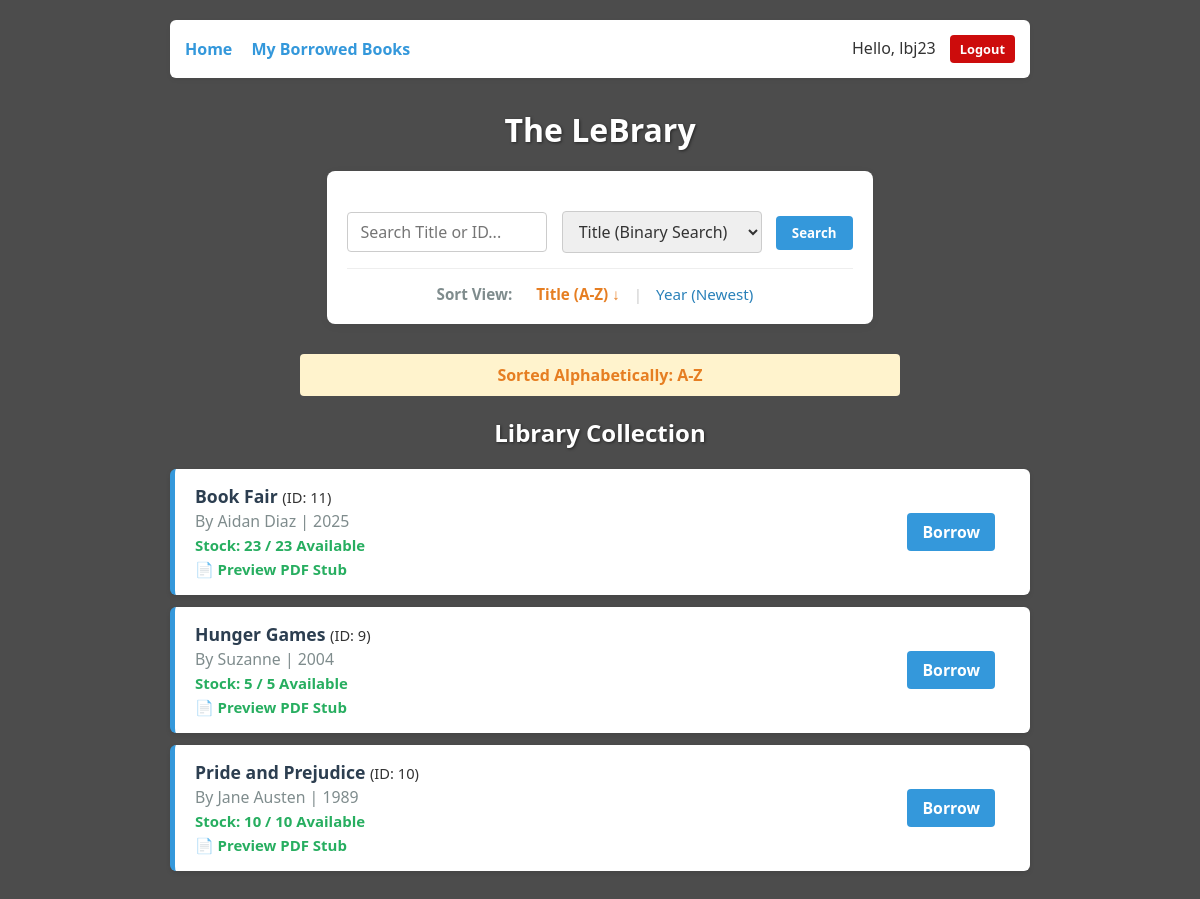
/?sort=title&dir=asc (signed in), run on the app's committed database.
### library_app/models.py (models this page shows, shortened)
class Book(models.Model):
    title = models.CharField(max_length=200)
    author = models.CharField(max_length=200)
    year = models.IntegerField()
    pdf_stub = models.FileField(upload_to='books/', blank=True, null=True)
    quantity = models.IntegerField(default=3)
    @property
    def available_stock(self):
        active_borrows = self.borrowing_set.count()
        return self.quantity - active_borrows

### library_app/views.py (the view)
# urls.py: path('', views.library_home, name='library_home'),
@login_required
def library_home(request):
    all_books = list(Book.objects.all())
    query = request.GET.get('q')
    search_type = request.GET.get('type')
    sort_by = request.GET.get('sort')
    direction = request.GET.get('dir', 'asc')
    books_to_display = []
    message = ""
    if query:
        if search_type == 'id':
            try:
                target_id = int(query)
                book_map = build_id_hash_map(all_books)
                if target_id in book_map:
                    books_to_display = [book_map[target_id]]
                else:
                    message = "Book ID not found."
            except ValueError:
                message = "Invalid ID."
        elif search_type == 'title':
            sorted_books = merge_sort(all_books, key='title')
            result = binary_search(sorted_books, query)
            if result:
                books_to_display = [result]
            else:
                books_to_display = [b for b in sorted_books if query.lower() in b.title.lower()]
                if not books_to_display:
                    message = "No exact match found."
                    books_to_display = sorted_books[:5]
    else:
        if sort_by == 'year':
            root = None
            for book in all_books:
                root = insert_bst(root, book)
            books_to_display = []
            if direction == 'desc':
                reverse_inorder_traversal(root, books_to_display)
                message = "Sorted by Year: Newest First"
            else:
                inorder_traversal(root, books_to_display)
                message = "Sorted by Year: Oldest First"
        elif sort_by == 'title':
            is_reverse = (direction == 'desc')
            books_to_display = merge_sort(all_books, key='title', reverse=is_reverse)
            if is_reverse:
                message = "Sorted Alphabetically: Z-A"
            else:
                message = "Sorted Alphabetically: A-Z"
        else:
            books_to_display = merge_sort(all_books, key='title')
    next_title_dir = 'desc' if sort_by == 'title' and direction == 'asc' else 'asc'
    next_year_dir = 'asc' if sort_by == 'year' and direction == 'desc' else 'desc'
    return render(request, 'library_app/library.html', {
        'books': books_to_display,
        'message': message,
        'current_sort': sort_by,
        'current_dir': direction,
        'next_title_dir': next_title_dir,
        'next_year_dir': next_year_dir
    })

### library_app/algo.py (called while the page is built)
def merge_sort(books, key='title', reverse=False):
    if len(books) <= 1:
        return books
    mid = len(books) // 2
    left = merge_sort(books[:mid], key, reverse)
    right = merge_sort(books[mid:], key, reverse)
    return merge(left, right, key, reverse)

def merge(left, right, key, reverse):
    result = []
    i = j = 0
    while i < len(left) and j < len(right):
        val_left = getattr(left[i], key)
        val_right = getattr(right[j], key)
        if isinstance(val_left, str): val_left = val_left.lower()
        if isinstance(val_right, str): val_right = val_right.lower()
        if reverse:
            condition = val_left > val_right
        else:
            condition = val_left < val_right
        if condition:
            result.append(left[i])
            i += 1
        else:
            result.append(right[j])
            j += 1
    result.extend(left[i:])
    result.extend(right[j:])
    return result

### library_app/templates/library_app/library.html (shortened to what this page needs)
{% extends 'base.html' %}
{% block content %}
<div style="text-align: center; margin-bottom: 30px;">
    <h1>The LeBrary</h1>
    <div class="search-container" style="background: white; padding: 20px; border-radius: 8px; display: inline-block; box-shadow: 0 2px 10px rgba(0,0,0,0.05);">
        <form method="get" style="margin-bottom: 15px;">
            <input type="text" name="q" placeholder="Search Title or ID..." value="{{ request.GET.q }}">
            <select name="type">
                <option value="title">Title (Binary Search)</option>
            </select>
            <button type="submit">Search</button>
        </form>
        <div style="border-top: 1px solid #eee; margin: 15px 0;"></div>
        <div style="font-size: 0.95em;">
            <span style="font-weight: bold; color: #7f8c8d; margin-right: 10px;">Sort View:</span>
            <a href="{% url 'library_home' %}?sort=title&dir={{ next_title_dir }}"
               class="sort-link {% if current_sort == 'title' %}active{% endif %}">
                Title
                {% if current_sort == 'title' %}
                    {% if current_dir == 'asc' %}(A-Z) &#8595;{% else %}(Z-A) &#8593;{% endif %}
                {% else %}
                    (A-Z)
                {% endif %}
            </a>
            <span style="color: #ccc;">|</span>
            <a href="{% url 'library_home' %}?sort=year&dir={{ next_year_dir }}"
               class="sort-link {% if current_sort == 'year' %}active{% endif %}">
                Year
                {% if current_sort == 'year' %}
                    {% if current_dir == 'desc' %}(Newest) &#8595;{% else %}(Oldest) &#8593;{% endif %}
                {% else %}
                    (Newest)
                {% endif %}
            </a>
        </div>
    </div>
</div>
{% if message %}
    <p style="text-align:center; color: #e67e22; font-weight:bold; background: #fff3cd; padding: 10px; border-radius: 4px; max-width: 600px; margin: 0 auto 20px auto;">
        {{ message }}
    </p>
{% endif %}
<h2>Library Collection</h2>
{% for book in books %}
    <div class="book-card">
        <div style="display:flex; justify-content:space-between; align-items:center;">
            <div>
                <strong>{{ book.title }}</strong> <small>(ID: {{ book.id }})</small><br>
                <span style="font-size: 0.9em; color: #7f8c8d;">By {{ book.author }} | {{ book.year }}</span>
                <br>
                <span class="stock-status {% if book.available_stock > 0 %}stock-ok{% else %}stock-out{% endif %}">
                    Stock: {{ book.available_stock }} / {{ book.quantity }} Available
                </span>
                {% if book.pdf_stub %}
                    <br>
                    <a href="{{ book.pdf_stub.url }}" target="_blank" style="font-size: 0.85em; color: #27ae60; text-decoration: none;">
                        📄 Preview PDF Stub
                    </a>
                {% endif %}
            </div>
            <div style="display: flex; gap: 10px;">
                {% if book.available_stock > 0 %}
                    <a href="{% url 'borrow_book' book.id %}" class="borrow-btn">Borrow</a>
                {% else %}
                    <button disabled style="background: #95a5a6; color: white; border:none; padding: 8px 15px; border-radius: 4px; cursor: not-allowed;">
                        Out of Stock
                    </button>
                {% endif %}
            </div>
        </div>
    </div>
{% empty %}
    <p style="text-align: center; margin-top: 30px; color: #7f8c8d;">No books available in the library.</p>
{% endfor %}
{% endblock %}

### library_app/templates/base.html (shortened to what this page needs)
{% load static %}
<!DOCTYPE html>
<html>
<head>
    <link rel="stylesheet" href="{% static 'library_app/dashboard.css' %}">
</head>
<body>
    <nav>
        <div>
            <a href="{% url 'library_home' %}">Home</a>
            {% if user.is_authenticated %}
                <a href="{% url 'my_books' %}">My Borrowed Books</a>
            {% endif %}
        </div>
        <div>
            {% if user.is_authenticated %}
                <span>Hello, {{ user.username }}</span>
                <form action="{% url 'logout' %}" method="post" style="display:inline; margin-left: 10px;">
                    <button type="submit" style="background-color: #cd0c0c; padding: 5px 10px; font-size: 0.8em;">Logout</button>
                </form>
            {% else %}
                <a href="{% url 'login' %}">Login</a>
                <a href="{% url 'signup' %}">Signup</a>
            {% endif %}
        </div>
    </nav>
    {% block content %}{% endblock %}
</body>
</html>

### library_app/static/library_app/dashboard.css (style rules this page uses)
* { box-sizing: border-box; margin: 0; padding: 0; font-family: 'Segoe UI', Tahoma, Geneva, Verdana, sans-serif; }
body { background: linear-gradient(rgba(0, 0, 0, 0.7), rgba(0, 0, 0, 0.7)), url('/static/images/lib_bg.jpg'); background-size: cover; background-position: center center; background-attachment: fixed; min-height: 100vh; padding: 20px; max-width: 900px; margin: 0 auto; color: #ecf0f1; }
h1, h2, h3 { text-align: center; margin-bottom: 20px; color: #ffffff; font-weight: 700; text-shadow: 1px 1px 3px rgba(0,0,0,0.5); }
nav, .search-container, .book-card, .form-container { background-color: white; color: #333 !important; }
.form-container h2, .book-card strong, .book-card h3 { color: #2c3e50; text-shadow: none; }
nav { padding: 15px; border-radius: 6px; margin-bottom: 30px; box-shadow: 0 2px 5px rgba(0,0,0,0.05); display: flex; justify-content: space-between; align-items: center; }
a { color: #3498db; text-decoration: none; margin-right: 15px; transition: color 0.3s ease; font-weight: 600; }
form { margin: 20px 0; text-align: center; }
input[type="text"], select { padding: 8px 12px; font-size: 1em; border: 1.5px solid #ccc; border-radius: 4px; margin-right: 10px; width: 200px; max-width: 80vw; transition: border-color 0.3s ease; color: #333; }
button { padding: 8px 16px; background-color: #3498db; border: none; color: white; font-weight: 600; border-radius: 4px; cursor: pointer; transition: background-color 0.3s ease; }
ul li, .book-card { background-color: white; margin-bottom: 12px; padding: 15px 20px; border-radius: 6px; box-shadow: 0 2px 5px rgba(0,0,0,0.1); font-size: 1.1em; border-left: 5px solid #3498db; }
.active { color: #27ae60; }
.borrow-btn { background-color: #3498db; color: white; padding: 8px 15px; border-radius: 4px; font-size: 0.9em; font-weight: 600; text-decoration: none; transition: background 0.3s; }
.sort-link { margin: 0 10px; color: #2980b9; text-decoration: none; font-weight: normal; cursor: pointer; }
.sort-link.active { color: #e67e22; font-weight: bold; }
.stock-status { font-size: 0.85em; font-weight: bold; }
.stock-ok { color: #27ae60; }

### data on the page
Book: title "Book Fair", id "11", author "Aidan Diaz", year "2025", available_stock "23", quantity "23", shows "Borrow"
Book: title "Hunger Games", id "9", author "Suzanne", year "2004", available_stock "5", quantity "5", shows "Borrow"
Book: title "Pride and Prejudice", id "10", author "Jane Austen", year "1989", available_stock "10", quantity "10", shows "Borrow"

### other printed values
{{ user.username }} "lbj23"
{{ message }} "Sorted Alphabetically: A-Z"
